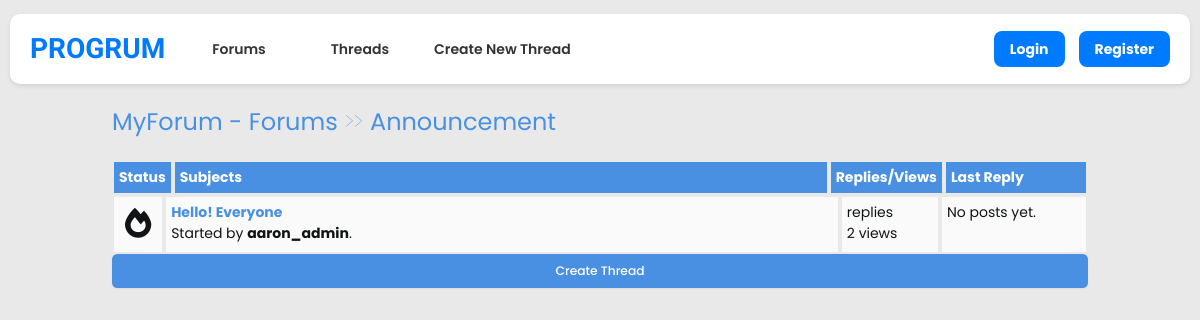
The app's page /announcement-7/ with its own data.
### forum/models.py (models this page shows, shortened)
class Forum(models.Model):
    name = models.CharField(max_length=100)
    description = models.TextField()
    slug = models.SlugField(unique=True)

### thread/models.py (models this page shows, shortened)
class Thread(models.Model):
    forum = models.ForeignKey(
        Forum, related_name='threads', on_delete=models.PROTECT)
    title = models.CharField(max_length=100)
    created_by = models.ForeignKey(User, on_delete=models.CASCADE)
    body = models.TextField()
    slug = models.SlugField(unique=True)
    created_at = models.DateTimeField(auto_now_add=True)
    updated_at = models.DateTimeField(auto_now=True)
    views = models.PositiveIntegerField(default=0)

### forum/views.py (the view)
# urls.py: path("<slug:slug>/", views.forum_detail, name="forum_detail"),
def forum_detail(request, slug):
    forum = get_object_or_404(Forum, slug=slug)
    threads = Thread.objects.filter(forum=forum).order_by('-created_at')
    latest_post = Post.objects.filter(
        thread__forum=forum).order_by('-created_at').first()
    return render(request, 'forum/forum_detail.html', {'forum': forum, 'threads': threads, 'latest_post': latest_post})

### forum/templates/forum/forum_detail.html (shortened to what this page needs)
{% extends '_base.html' %}
{% block content %}
  <div class="navigate">
    <span><a href="{% url 'index' %}">MyForum - Forums</a> >> <a href="">{{ forum.name }}</a></span>
  </div>
  <div class="posts-table">
    <div class="table-head">
      <div class="status">Status</div>
      <div class="subjects">Subjects</div>
      <div class="replies">Replies/Views</div>
      <div class="last-reply">Last Reply</div>
    </div>
    {% for thread in threads %}
      <div class="table-row">
        <div class="status">
          <i class="fa fa-fire"></i>
        </div>
        <div class="subjects">
          <a href="{% url 'thread_page' slug=thread.slug %}">{{ thread.title }}</a>
          <br />
          <span>Started by <b>{{ thread.created_by }}</b>.</span>
        </div>
        <div class="replies">
          {{ thread.post_count }} replies <br /> {{ thread.views }} views
        </div>
        <div class="last-reply">
          {% if thread.latest_post %}
            {{ thread.latest_post.created_at|date:'d M Y' }} <br /> By <b>{{ thread.latest_post.author }}</b>
          {% else %}
            <p>No posts yet.</p>
          {% endif %}
        </div>
      </div>
    {% empty %}
      <div class="no-threads">
        <p>No threads available.</p>
      </div>
    {% endfor %}
  </div>
  <a href="{% url 'create_thread' forum_slug=forum.slug %}" class="btn">Create Thread</a>
{% endblock %}

### static/css/style.css (style rules this page uses)
* { box-sizing: border-box; }
html { font-size: 14px; font-family: "Poppins", sans-serif; background-color: rgb(233, 233, 233); color: #111314; }
a { color: #4a90e2; font-weight: bolder; text-decoration: none; }
.btn { display: inline-flex; align-items: center; justify-content: center; border-radius: 0.375rem; border-width: 1px; border-color: transparent; background-color: #4a90e2; padding-left: 1rem; padding-right: 1rem; padding-top: 0.5rem; padding-bottom: 0.5rem; font-size: 0.875rem; line-height: 1.25rem; color: white; cursor: pointer; }
.btn { display: inline-flex; align-items: center; justify-content: center; border-radius: 0.375rem; border-width: 1px; border-color: transparent; background-color: #4a90e2; padding-left: 1rem; padding-right: 1rem; padding-top: 0.5rem; padding-bottom: 0.5rem; font-size: 0.875rem; line-height: 1.25rem; color: white; cursor: pointer; width: 100%; box-sizing: border-box; }
.table-head { display: flex; }
.table-head div { padding: 5px; margin: 2px; background-color: #4a90e2; font-weight: bold; color: #ffffff; }
.table-head .status { flex: 5%; }
.table-head .subjects { flex: 70%; }
.table-head .replies { flex: 10%; }
.table-head .last-reply { flex: 15%; }
.table-row { display: flex; }
.table-row .status, .table-row .subjects, .table-row .replies, .table-row .last-reply { padding: 5px; margin: 2px; background-color: #fafafa; }
.table-row .status { flex: 5%; font-size: 30px; text-align: center; }
.table-row .subjects { flex: 70%; }
.table-row .replies { flex: 10%; }
.table-row .last-reply { flex: 15%; }
.navigate { margin-block: 20px; font-weight: lighter; font-size: 24px; color: #4a90e2; }
.navigate a { color: #4a90e2; }

### records on screen
Forum: name "Announcement"
Thread: title "Hello! Everyone", created_by "aaron_admin", views "2"
